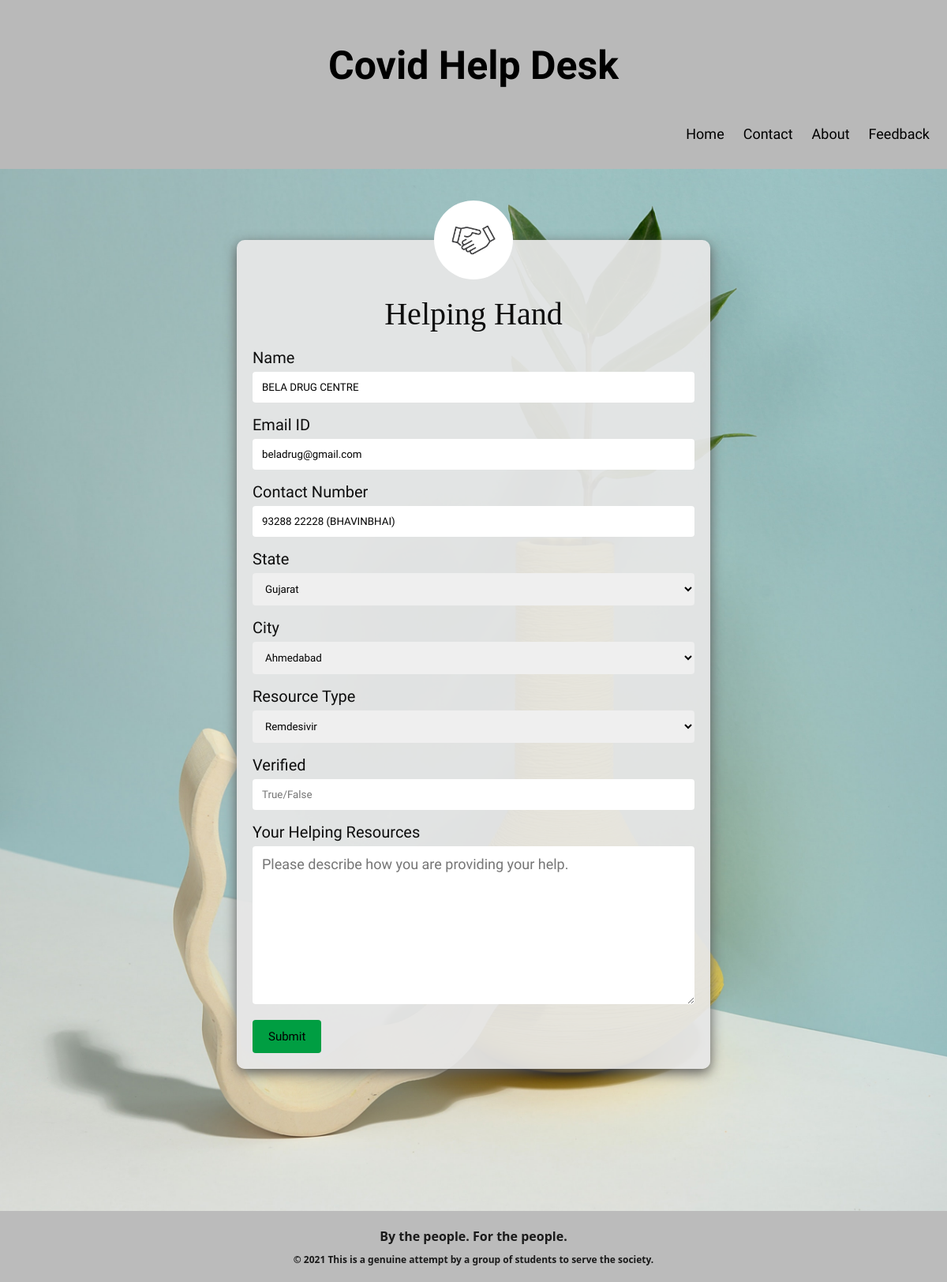
The app's page /editResource/4 with its own data.
### receiver/models.py (models this page shows, shortened)
class Resource(models.Model):
    contact_name = models.CharField(default='', max_length=200)
    email_id = models.CharField(default='', max_length=200)
    web_site = models.CharField(default='', max_length=200)
    phone = models.CharField(default='', max_length=200)
    state = models.ForeignKey(
        State, on_delete=models.SET_NULL, blank=True, null=True)
    city = models.ForeignKey(
        City, on_delete=models.SET_NULL, blank=True, null=True)
    resource_name = models.ForeignKey(
        Res_type, verbose_name="resc_type", on_delete=models.DO_NOTHING)
    description = models.CharField(max_length=200, blank=True, null=True)
    verified = models.BooleanField(default=False)
    created_at = models.DateField(default=timezone.now, auto_created=True)
    updated_at = models.DateField(auto_now=True)

class Res_type(models.Model):
    resource_name = models.CharField(max_length=50)
    more_info = models.CharField(
        default='', max_length=200, blank=True, null=True)
    def __str__(self):
        return self.resource_name

### receiver/views.py (the view)
# urls.py: path('editResource/<int:pk>', views.editResource, name='editResource'),
def editResource(request, pk):
    if request.method == "POST":
        res = Resource.objects.get(id=pk)
        hh = HelpForm(request.POST, instance=res)
        if hh.is_valid():
            hh.save()
            hhm = HelpForm()
            return render(request, 'editResource.html', {'hhm': hhm, 'msg': 'Help added!'})
        else:
            hhm = HelpForm()
            return render(request, 'editResource.html', {'hhm': hh, 'msg': 'Check for Errors!!!'})
    else:
        res = Resource.objects.get(id=pk)
        hhm = HelpForm(instance=res)
        name = res.contact_name
        email = res.email_id
        phone = res.phone
        verified = res.verified
        desc = res.description
        context = {
            'name': name,
            'hhm': hhm,
            'email': email,
            'phone': phone,
            'desc': desc,
        }
        return render(request, 'editResource.html', context)

### receiver/forms.py
class HelpForm(forms.ModelForm):
    class Meta:
        model = Resource
        fields = ['contact_name', 'email_id', 'web_site',
                  'phone', 'state', 'city', 'resource_name', 'verified', 'description']
    def __init__(self, *args, **kwargs):
        super().__init__(*args, **kwargs)
        self.fields['city'].queryset = City.objects.none()
        if 'state' in self.data:
            try:
                state_id = int(self.data.get('state'))
                self.fields['city'].queryset = City.objects.filter(
                    state_id=state_id).order_by('name')
            except (ValueError, TypeError):
                pass  # invalid input from the client; ignore and fallback to empty City queryset
        elif self.instance.pk:
            self.fields['city'].queryset = self.instance.state.city_set.order_by(
                'name')

### receiver/models.py (called while the page is built)
    def __str__(self):
        return self.name

    def __str__(self):
        return self.name

### receiver/templates/editResource.html (shortened to what this page needs)
{% extends 'base.html'%}
{% block content %}
{% load static %}
<link rel="stylesheet" href="{% static 'css/helpingHand.css' %}" type="text/css" />
<div class="container">
  <div class="imgdiv2">
    <img src="{% static 'images/hhicon.jpg' %}" alt="">
  </div>
  <div class="Title">Helping Hand</div>
  <form method="POST" id='helpH' data-cities-url="{% url 'ajax_load_cities' %}">
    <label for="fname">Name</label>
    <input type="text" id="fname" name="contact_name" placeholder="Enter your Full name" value="{{name}}" required>
    <label for="email_idn">Email ID</label>
    <input type="text" id="lname" name="email_id" placeholder="Enter your Email ID" value="{{email}}" required>
    <label for="phone">Contact Number</label>
    <input type="text" id="contact" name="phone" placeholder="Enter your contact number" value="{{ phone }}" required>
    <label for="state">State</label>
    {{ hhm.state }}
    <label for="city">City</label>
    {{ hhm.city }}
    <label for="res_type">Resource Type</label>
    {{ hhm.resource_name}}
    <label for="phone">Verified</label>
    <input type="text" id="verif" name="verified" placeholder="True/False" value="{{ verified }}" required>
    <label for="Your Helping Resources">Your Helping Resources</label>
    <textarea id="subject" name="description" placeholder="Please describe how you are providing your help. "
      style="height:200px" value="{{ desc }} "></textarea>
    <input type="submit" value="Submit">
  </form>
</div>
{% endblock %}

### receiver/static/css/base_style.css (style rules this page uses)
body, head { height: 100%; padding: 0; margin: 0px; font-family: Arial, Helvetica, sans-serif; background-color: #fffcf3; max-width: calc(100%-20px); }

### receiver/static/css/helpingHand.css (style rules this page uses)
body { font-family: Arial, Helvetica, sans-serif; background-image: url("../images/hhwide.jpg"); background-size: cover; background-repeat: no-repeat; }
* { box-sizing: border-box; }
.imgdiv2 img { display: flex; justify-content: center; border-radius: 50%; width: 100px; }
.imgdiv2 { display: flex; justify-content: center; position: relative; margin-top: -70px; }
.Title { display: flex; justify-content: center; font-family: Cambria, Cochin, Georgia, Times, "Times New Roman", serif; font-size: 40px; padding: 20px; font-weight: lighter; }
label { font-family: Oxygen; font-size: 20px; }
textarea { font-family: Oxygen; font-size: 18px; }
input[type="number"], select, textarea { width: 100%; padding: 12px; border-width: 0px; border-radius: 4px; box-sizing: border-box; margin-top: 6px; margin-bottom: 16px; resize: vertical; }
input[type="text"], select, textarea { font-family: Oxygen; width: 100%; padding: 12px; border-width: 0px; border-radius: 4px; box-sizing: border-box; margin-top: 6px; margin-bottom: 16px; resize: vertical; }
input[type="submit"] { font-family: Oxygen; background-color: #009e42; font-size: 15px; color: rgb(0, 0, 0); padding: 12px 20px; border: none; border-radius: 4px; cursor: pointer; }
.container { border-radius: 10px; box-shadow: 0 5px 1rem rgb(92, 92, 92); background-color: rgba(231, 231, 231, 0.938); color: rgb(14, 14, 14); margin: 5% auto 15% auto; width: 35%; padding: 20px; margin-left: 50%; }
@media only screen and (max-width: 1300px) { body { background-image: url("../images/hhmobile.jpg"); background-color: rgba(114, 173, 240, 0.87); } }
@media only screen and (max-width: 1300px) { .container { border-radius: 10px; box-shadow: 0 5px 1rem rgb(92, 92, 92); background-color: rgba(231, 231, 231, 0.938); color: rgb(14, 14, 14); margin: 5% auto 15% auto; width: 50%; padding: 20px; margin-top: 90px; } }

### records on screen
Resource: contact_name "BELA DRUG CENTRE", email_id "beladrug@gmail.com", phone "93288 22228 (BHAVINBHAI)", state "Gujarat", city "Ahmedabad"
Res_type: resource_name "Remdesivir"
